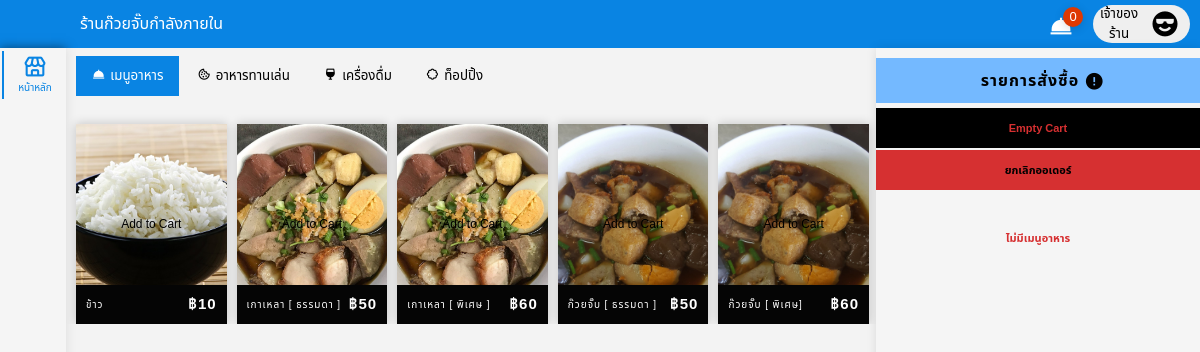
Screenshot of /01home2_user.php (signed in) with the database file from the repository.
### tables this page shows
CREATE TABLE `user_type` (
  `id_user_type` int(2) NOT NULL,
  `user_type` varchar(20) NOT NULL
);

CREATE TABLE `food_item` (
  `food_menu_code` int(4) UNSIGNED ZEROFILL NOT NULL COMMENT 'รหัสเมนูอาหาร',
  `food_menu_name` varchar(100) NOT NULL COMMENT 'ชื่อเมนูอาหาร',
  `selling_price_food` int(10) NOT NULL COMMENT 'ราคาขาย',
  `category_food` int(4) UNSIGNED ZEROFILL NOT NULL COMMENT 'ประเภทอาหาร',
  `img` varchar(100) NOT NULL COMMENT 'ภาพอาหาร',
  `date_added` datetime NOT NULL COMMENT 'วันที่เพิ่มข้อมูล',
  `status` int(1) NOT NULL COMMENT 'สถานะ เช่น ยกเลิกเมนูหรือเมนูยังไม่พร้อม\r\n'
);

### function.php (called while the page is built, shortened)
<?php
    class DBcontroller{
        private $host = "localhost";
        private $user = "root";
        private $pass = "";
        private $database = "database_by_pos";
        private $conn;
        function __construct() {
            $this->conn = $this->connectDB();
        }
        function connectDB() {
            $conn = mysqli_connect($this->host,$this->user,$this->pass,$this->database);
            return $conn;
        }
        function runQuery($query) {
            $result = mysqli_query($this->conn,$query);
            while($row=mysqli_fetch_assoc($result)) {
                $resultset[] = $row;
            }
            if(!empty($resultset))
                return $resultset;
        }
    }
    class DB_con {
        function __construct() {
            $conn = mysqli_connect(DB_SERVER, DB_USER, DB_PASS, DB_NAME);
            $this->dbcon = $conn;
        }
        public function tostatus(){
            $status = mysqli_query($this->dbcon,"SELECT status, COUNT(table_id) as TOstatus FROM table_number WHERE status=1 GROUP BY status");
            return $status ;
        }
    }
?>

### 01home2_user.php (the view, shortened to what this page needs)
<?php
require_once("function.php");
$db_handle = new DBController();
    ?>
<!DOCTYPE html>
<html lang="en">
<head>
    <link rel="stylesheet"href="wcss/HOME.css">
    <link rel="stylesheet"href="wcss/navber.css">
    <link href='https://unpkg.com/boxicons@2.0.7/css/boxicons.min.css' rel='stylesheet'>
</head>
<body>
<div class="navber">
        <div class="he">
            <a style="color: #fff; text-decoration: none;" href="01tablenumber_user.php">ร้านก๊วยจั๊บกำลังภายใน</a>
        </div>
        <a href="01order_user.php" class="button">
            <span  class="content"><i class='bx bxs-dish'></i></span>
                <?php
                include_once('function.php');
                $fetchdata = new DB_con();
                $sql = $fetchdata->tostatus();
                $row = mysqli_fetch_array($sql);
                    if($row>0){
                        echo '<span class="badge">'.$row['TOstatus'].'</span>';
                        }else{
                        echo '<span class="badge">0</span>';
                    }
                ?>
        </a>
        <?php
            $status = $_SESSION['status_login'] ;
            $user_type = mysqli_query($connect," SELECT * FROM `user_type` WHERE id_user_type='$status' " );
            $rowuser_type = mysqli_fetch_assoc($user_type)
        ?>
        <button class="myBtn2"id="myBtn2" onclick="myFunctionmyBtn()">
                    <p class="co"><?php echo $rowuser_type['user_type']?></p>
                    <div class="profile-photo"  >
                    <i class='bx bxs-cool'></i>
                    </div>
        </button>
        </div>
<div class="home-section">
                        <div class="menu">
                            <div class="nav-list">
                                    <div class="menubox">
                                        <div class="a1">
                                            <a href="#">
                                                <i class='bx bx-store' ></i>
                                                <span class="links_name">หน้าหลัก</span>
                                            </a>
                                        </div>
                                    </div>
                   </div>
    </div>
           <div class="content0">
                    <div class="zzz" id="myBtnContainer">
                        <?php
                            $query = mysqli_query($connect, "SELECT * FROM food_item");
                        ?>
                        <div class="tab">
                            <button class="tablinks" onclick="openmenu(event, 'Menu')" id="defaultOpen"><i style="text-align: center; padding-right: 5px;" class='bx bxs-dish'></i>เมนูอาหาร</button>
                            <button class="tablinks" onclick="openmenu(event, 'D2')"><i style="text-align: center; padding-right: 5px;" class='bx bx-cookie'></i>อาหารทานเล่น</button>
                            <button class="tablinks" onclick="openmenu(event, 'D3')"><i style="text-align: center; padding-right: 5px;" class='bx bxs-wine'></i>เครื่องดื่ม</button>
                            <button class="tablinks" onclick="openmenu(event, 'Topping')"><i style="text-align: center; padding-right: 5px;" class='bx bx-badge'></i>ท็อปปิ้ง</button>
                        </div>
                    </div>
                    <div class="A">
                        <div id="Menu" class="tabcontent">
                            <div  class="product">
                                <?php
                                    $product_array = $db_handle->runQuery("SELECT * FROM food_item WHERE category_food ='0001' ");
                                    if (!empty($product_array)) {
                                        foreach($product_array as $key=>$value){
                                ?>
                                    <form method="post" action="01home2_user.php?action=add&code=<?php echo $product_array[$key]["food_menu_code"]; ?>">
                                        <div class="product_item" id="myBtn" type="submit" >
                                            <div class="p">
                                                <img src="imgfood/<?php echo $product_array[$key]["img"];?>" alt="">
                                                <div class="views">
                                                    <p><?php echo $product_array[$key]["food_menu_name"];?></p>
                                                    <p class="price0"><?php echo "฿".$product_array[$key]["selling_price_food"];?></p>
                                                </div>
                                                <input type="submit" value="Add to Cart" class="live" />
                                        </div>
                                    </form>
                                </div>
                                <?php } }else{ ?>
                                        </div>
                                        <p style="text-align: center; width:150vh;" >ไม่มีข้อมูล "เมนูอาหาร"<p>
                                        <?php }?>
                <div class="total-sum">
                    <div class="total-sum-box">
                        <p>รายการสั่งซื้อ</p>
                        <i class='bx bxs-error-circle'></i>
                    </div>
                    <div class="total-sum-list">
                                <div class="list">
                                    <div class="list-box" id="listbox">
                                        <a class="btnEmpty Empty" id="btnEmpty" href="01home2_user.php?action=empty">Empty Cart</a>
                                        <a  class="btnEmpty cancelorder" href="01home2_user.php?action=cancelorder">ยกเลิกออเดอร์</a>
                                        <?php
                                            if(isset($_SESSION["cart_item"])){
                                                 $total_quantity = 0;
                                                 $total_price = 0;
                                        ?>
                                            <?php
                                                foreach ($_SESSION["cart_item"] as $item){
                                                $item_price = $item["quantity"]*$item["price"];
                                            ?>
                                        <div class="list-item">
                                            <!--
                                            <div class="add">
                                                <a class="btn-trash" onclick="add()"><i class='bx bx-dots-vertical-rounded'></i></a>
                                            </div>
                                            -->
                                            <div class="list-item-list">
                                                <div class="z1">
                                                    <div class="name-quantity"><?php echo $item["name"]."&nbsp";?></div>
                                                    <div class="price"><?php echo "฿". number_format($item_price,2);?></div>
                                                </div>
                                                <div class="z1">
                                                    <div class="quantity">x<?php echo $item["quantity"];?></div>
                                                </div>
                                            </div>
                                            <div class="del">
                                                <a class="btn-trash"   href="01home2_user.php?action=remove&code=<?php echo $item["code"]; ?>" class="btnRemoveAction" ><i class='bx bxs-trash-alt'></i></a>
                                            </div>
                                        </div>
                                        <?php
                                            $total_quantity += $item["quantity"];
                                            $total_price += ($item["price"]*$item["quantity"]);
                                            }
                                        ?>
                                        </div>
                                    </div>
                                </div>
                                                <div class="list-item-summary-total" id="summarybox">
                                                        <div class="list-item-summary">
                                                            <div class="total-price">จำนวน</div>
                                                            <div class="total-price"><?php echo $total_quantity ."&nbsp";?>รายการ</div>
                                                            <input type="hidden" name="total_quantity" class="form-control" value="<? $total_quantity ?>">
                                                        </div>
                                                        <div class="list-item-summary">
                                                            <div class="total-price">รวมราคา</div>
                                                            <p><?php echo number_format(  $total_price ,2) ;?></p>
                                                        </div>
                                                </div>
                                                <div class="list-control">
                                                        <!--
                                                        <button class="btn btn-danger">
                                                            <a id="btnEmpty" href="00home2.php?action=cancelorder" >ยกเลิกออเดอร์</a>
                                                        </button>
                                                        -->
                                                        <button class="btn btn-danger">
                                                        <a id="btnEmpty" href="01home2_user.php?action=order"><?php  $total_quantity_sum ?>จัดการออเดอร์</a>
                                                        </button>
                                                </div>
                                            <?php
                                            }  else{
                                            ?>
                                                <div class="norecords">ไม่มีเมนูอาหาร</div>
                                        </div>
                                            <?php }  ?>
    </div>
</body>
</html>

### rows the page displays
user_type: user_type "เจ้าของร้าน"
food_item: img (picture), food_menu_name "ข้าว", selling_price_food "10"
food_item: img (picture), food_menu_name "เกาเหลา [ ธรรมดา ]", selling_price_food "50"
food_item: img (picture), food_menu_name "เกาเหลา [ พิเศษ ]", selling_price_food "60"
food_item: img (picture), food_menu_name "ก๊วยจั๊บ [ ธรรมดา ]", selling_price_food "50"
food_item: img (picture), food_menu_name "ก๊วยจั๊บ [ พิเศษ]", selling_price_food "60"
